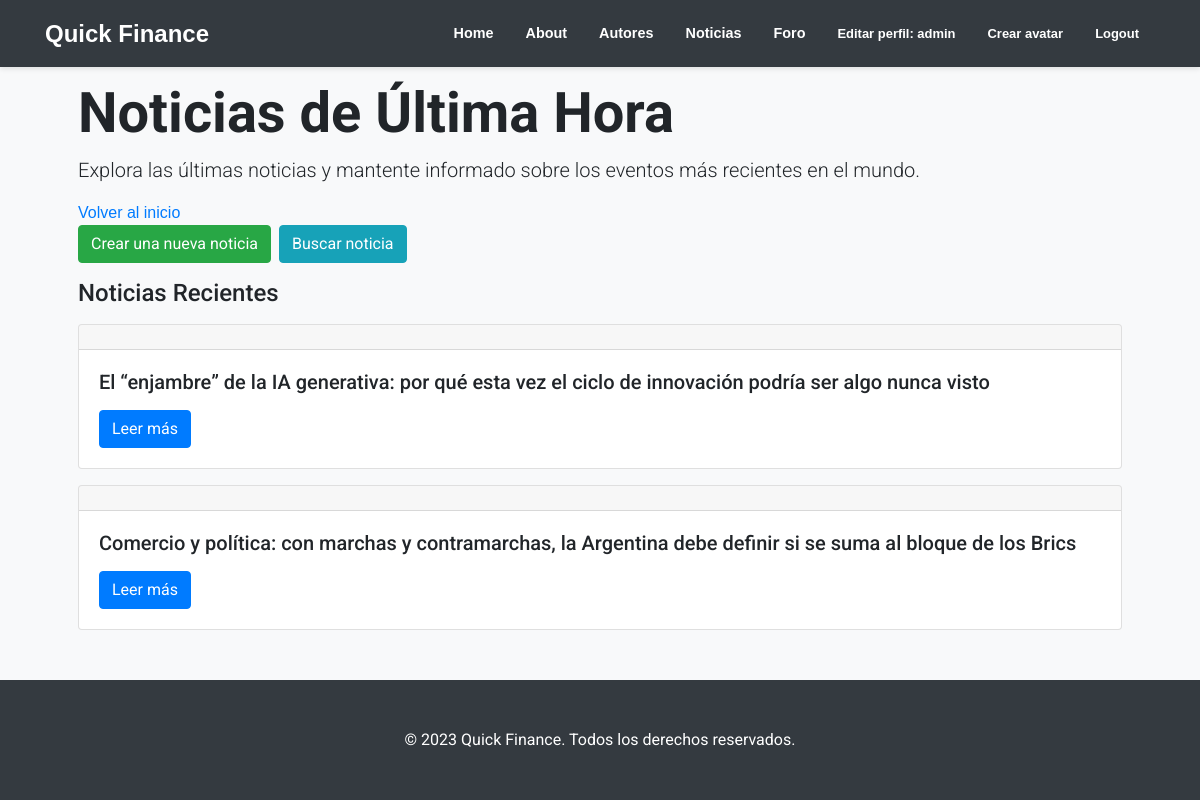
The page /AppCoder/noticias/ (signed in) on the database its author committed.
### AppCoder/models.py (models this page shows, shortened)
class Noticia(models.Model):
    numero = models.AutoField(primary_key=True)
    titulo = models.CharField(max_length=255)
    contenido = models.TextField()
    autor = models.CharField(max_length=100)
    fecha_publicacion = models.DateTimeField(auto_now_add=True)
    categorias = models.ManyToManyField(Categoria)

### AppCoder/views.py (the view)
# urls.py: path('noticias/', noticias_view, name='noticias'),
def noticias_view(request):
    usuario = request.user
    avatar = models.Avatar.objects.filter(user=usuario).first()
    avatar_url = avatar.imagen.url if avatar is not None else ""
    noticias = models.Noticia.objects.all()
    categorias = models.Categoria.objects.all()
    context = {"noticias": noticias, "categorias": categorias}
    return render(request, 'AppCoder/noticias.html', context )

### AppCoder/templates/AppCoder/noticias.html (shortened to what this page needs)
{% extends 'AppCoder/base.html' %}
{% block contenido %}
    <div class="my-4">
        <h1 class="display-4 font-weight-bold">Noticias de Última Hora</h1>
        <p class="lead">Explora las últimas noticias y mantente informado sobre los eventos más recientes en el mundo.</p>
        <ul class="list-unstyled">
            {% if not detalle_noticia %}
                <li><a href="{% url 'AppCoder:inicio' %}" class="button-link">Volver al inicio</a></li>
                <li class="d-flex">
                    <a href="{% url 'AppCoder:crear_noticia' %}" class="btn btn-success mr-2">Crear una nueva noticia</a>
                    <a href="{% url 'AppCoder:buscar_noticia' %}" class="btn btn-info">Buscar noticia</a>
                </li>
            {% endif %}
        </ul>
        <h2 class="h4">Noticias Recientes</h2>
        {% for noticia in noticias %}
            <div class="card my-3">
                <div class="card-header">
                </div>
                <div class="card-body">
                    <h3 class="card-title h5">{{ noticia.titulo }}</h3>
                    {% if not detalle_noticia %}
                        <a href="{% url 'AppCoder:foros' %}" class="btn btn-primary">Leer más</a>
                    {% endif %}
                </div>
            </div>
        {% endfor %}
    </div>
{% endblock contenido %}

### AppCoder/templates/AppCoder/navbar.html (shortened to what this page needs)
<!DOCTYPE html>
<html lang="es">
<head>
    <link rel="stylesheet" href="https://stackpath.bootstrapcdn.com/bootstrap/4.3.1/css/bootstrap.min.css"
>
</head>
<body>
    <nav class="navbar navbar-expand-lg navbar-dark bg-dark fixed-top">
        <div class="container">
            <a class="navbar-brand" href="{% url 'AppCoder:inicio' %}">Quick Finance</a>
            <div class="collapse navbar-collapse" id="navbarSupportedContent">
                <ul class="navbar-nav">
                    {% if user.is_authenticated %}
                        <li class="nav-item"><a class="nav-link" href="{% url 'AppCoder:inicio' %}">Home</a></li>
                        <li class="nav-item"><a class="nav-link" href="{% url 'AppCoder:about' %}">About</a></li>
                        <li class="nav-item"><a class="nav-link" href="{% url 'AppCoder:usuarios' %}">Autores</a></li>
                        <li class="nav-item"><a class="nav-link" href="{% url 'AppCoder:noticias' %}">Noticias</a></li>
                        <li class="nav-item"><a class="nav-link" href="{% url 'AppCoder:foros' %}">Foro</a></li>
                        <li class="nav-link"><a class="nav-link" href="{% url 'AppCoder:editar_perfil' %}">Editar perfil: {{ user.username }}</a></li>
                        <li class="nav-link"><a class="nav-link" href="{% url 'AppCoder:crear_avatar' %}">Crear avatar</a></li>
                        <li class="nav-link"><a class="nav-link" href="{% url 'AppCoder:logout' %}">Logout</a></li>
                    {% else %}
                        <li class="nav-item"><a class="nav-link" href="{% url 'AppCoder:registro' %}">Sign Up</a></li>
                        <li class="nav-item"><a class="nav-link" href="{% url 'AppCoder:login' %}">Login</a></li>
                    {% endif %}
                </ul>
            </div>
        </div>
    </nav>
</body>
</html>

### AppCoder/templates/AppCoder/navbar.html (style rules this page uses)
body { padding-top: 56px; background-color: #f8f9fa; font-family: 'Roboto', sans-serif; }
.navbar { background-color: #343a40; box-shadow: 0px 2px 5px rgba(0, 0, 0, 0.1); }
.navbar-brand { color: #ffffff; font-weight: bold; font-size: 1.5em; }
.navbar-nav { margin-left: auto; display: flex; align-items: center; }
.navbar-nav .nav-item { margin: 0 8px; }
.nav-link { color: #ffffff !important; font-weight: bold; font-size: 0.9em; }

### rows shown on the page
Noticia: titulo "El “enjambre” de la IA generativa: por qué esta vez el ciclo de innovación podría ser algo nunca visto"
Noticia: titulo "Comercio y política: con marchas y contramarchas, la Argentina debe definir si se suma al bloque de los Brics"

### other values the page prints
{{ user.username }} "admin"
